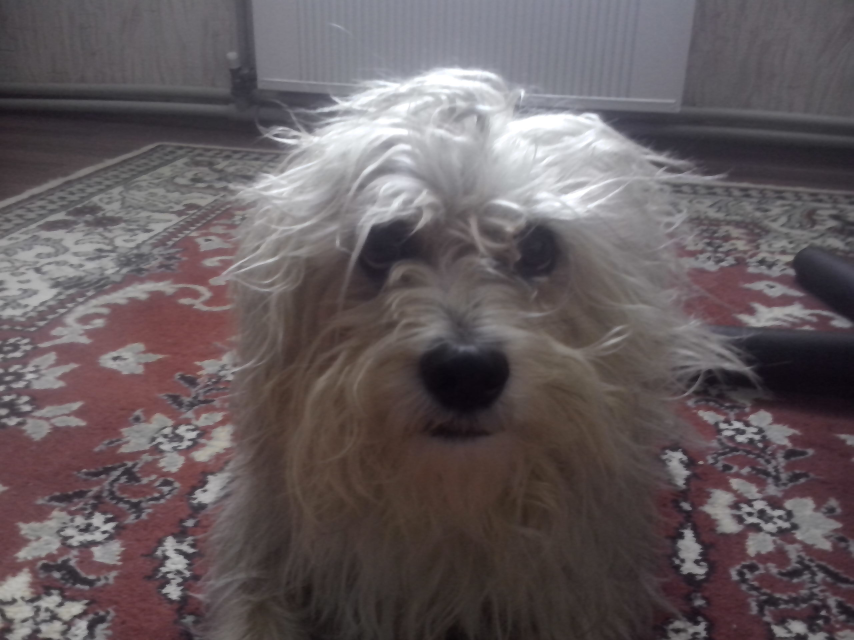
#> input picture Samples/2.jpg, 2560 x 1920 px (shown at 1/3 size); its folder holds only this picture in this run
$ python -i vision_agent.py   (imports and definitions only)
#> lines starting #> are read from the running program, lines starting #| are printed output that depends on the picture; after the words box and inside, x2 and y2 are one past the last pixel; in counts of white or black regions, pixels touching at a corner belong together
### utils/logger.py
"""Centralized logging setup for XStitch."""

import logging
import os
from logging.handlers import RotatingFileHandler

_LOG_DIR = os.path.join(os.path.dirname(os.path.dirname(__file__)), "logs")
_LOG_FILE = os.path.join(_LOG_DIR, "app.log")

_initialized = False


def get_logger(name: str) -> logging.Logger:
    """Return a named logger. Initializes handlers on first call."""
    global _initialized
    if not _initialized:
        _setup()
        _initialized = True
    return logging.getLogger(name)


def _setup() -> None:
    os.makedirs(_LOG_DIR, exist_ok=True)

    root = logging.getLogger()
    root.setLevel(logging.DEBUG)

    fmt = logging.Formatter(
        "%(asctime)s [%(levelname)-8s] %(name)s — %(message)s",
        datefmt="%Y-%m-%d %H:%M:%S",
    )


    fh = RotatingFileHandler(_LOG_FILE, maxBytes=5 * 1024 * 1024, backupCount=3, encoding="utf-8")
    fh.setLevel(logging.DEBUG)
    fh.setFormatter(fmt)


    ch = logging.StreamHandler()
    ch.setLevel(logging.INFO)
    ch.setFormatter(fmt)

    root.addHandler(fh)
    root.addHandler(ch)

### ai/vision_agent.py
"""Agent 2: Vision Analyst — PIL-based image metrics extractor."""

from __future__ import annotations

import numpy as np
from PIL import Image, ImageFilter
from utils.logger import get_logger

log = get_logger(__name__)


class VisionAgent:
    """
    Extracts visual metrics from the pattern image using PIL + numpy.
    No neural network required — fully portable.
    Returns a dict of metrics for use by the Llama optimizer.
    """

    def analyze_image(self, image_path: str) -> dict:
        """
        Analyzes the pattern image and returns visual metrics.

        Returns:
            dict with keys:
              fg_coverage_pct   — % of non-white pixels (foreground)
              unique_colors     — number of unique RGB colors
              mean_brightness   — average pixel brightness 0-255
              color_std         — std deviation of brightness (contrast)
              edge_density_pct  — % of pixels that are edges
              dominant_rgb      — most frequent color as [R,G,B]
              width, height     — image dimensions
        """
#> called with image_path = '../Samples/2.jpg'
        log.info("VisionAgent: analyzing image %s", image_path)
        try:
            img = Image.open(image_path).convert("RGB")
#> img is the input picture: PIL image 2560x1920 RGB; mean R, G, B 100, 91, 93.6
        except Exception as e:
            log.error("VisionAgent: cannot open image: %s", e)
            return self._empty_metrics()

        arr = np.array(img, dtype=np.uint8)
        h, w = arr.shape[:2]
#> h = 1920; w = 2560


        is_white = (arr[:, :, 0] > 240) & (arr[:, :, 1] > 240) & (arr[:, :, 2] > 240)
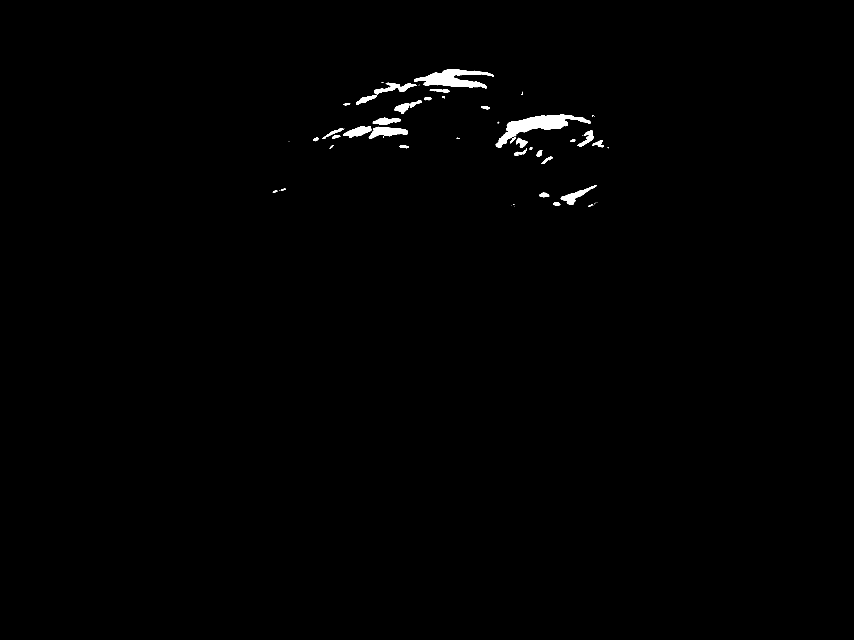
#> is_white: shape (1920, 2560) bool (shown at 1/3 size); 0.61% white; 62 white regions (27 under 20 px), largest, box (x1, y1, x2, y2) and area: (1487, 344, 1773, 444) 8461, (1243, 208, 1481, 266) 6528, (1106, 380, 1224, 416) 2302
        fg_pixels = int((~is_white).sum())
#> fg_pixels = 4885038
        total_pixels = h * w
#> total_pixels = 4915200
        fg_coverage_pct = round(fg_pixels / total_pixels * 100, 2)
#> fg_coverage_pct = 99.39


        pixels_flat = arr.reshape(-1, 3)

        packed = (pixels_flat[:, 0].astype(np.int32) * 65536
                  + pixels_flat[:, 1].astype(np.int32) * 256
                  + pixels_flat[:, 2].astype(np.int32))
        unique_packed, counts = np.unique(packed, return_counts=True)
        unique_colors = int(len(unique_packed))
#> unique_colors = 23100


        white_packed = 240 * 65536 + 240 * 256 + 240
        non_white_mask = unique_packed < white_packed
        if non_white_mask.any():
            best_idx = np.argmax(counts[non_white_mask])
#> best_idx = 2283
            best_packed = unique_packed[non_white_mask][best_idx]
#> best_packed = 3813936
            dominant_rgb = [
                int((best_packed >> 16) & 0xFF),
                int((best_packed >> 8) & 0xFF),
                int(best_packed & 0xFF),
            ]
#> dominant_rgb = [58, 50, 48]
        else:
            dominant_rgb = [128, 128, 128]


        gray = 0.299 * arr[:, :, 0] + 0.587 * arr[:, :, 1] + 0.114 * arr[:, :, 2]
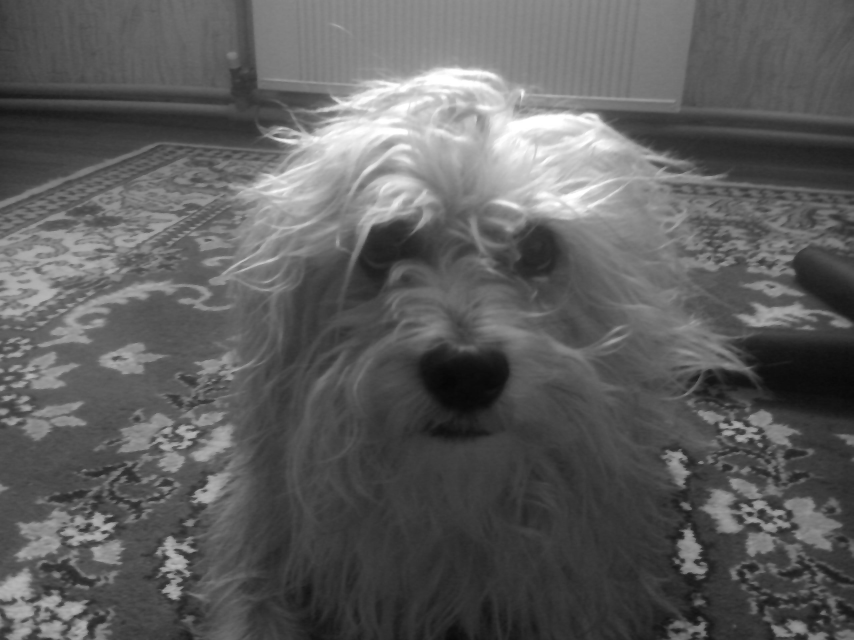
#> gray: shape (1920, 2560) float64 (shown at 1/3 size); min 5.7, max 255, mean 94
        mean_brightness = float(round(gray.mean(), 1))
#> mean_brightness = 94
        color_std = float(round(gray.std(), 1))
#> color_std = 44


        gray_img = img.convert("L")
        edges = gray_img.filter(ImageFilter.FIND_EDGES)
        edge_arr = np.array(edges)
        edge_pixels = int((edge_arr > 30).sum())
#> edge_pixels = 40930
        edge_density_pct = round(edge_pixels / total_pixels * 100, 2)
#> edge_density_pct = 0.83

        metrics = {
            "fg_coverage_pct": fg_coverage_pct,
            "unique_colors": unique_colors,
            "mean_brightness": mean_brightness,
            "color_std": color_std,
            "edge_density_pct": edge_density_pct,
            "dominant_rgb": dominant_rgb,
            "width": w,
            "height": h,
        }
#> metrics = {'fg_coverage_pct': 99.39, 'unique_colors': 23100, 'mean_brightness': 94, 'color_std': 44, 'edge_density_pct': 0.83, 'dominant_rgb': [58, 50, 48], 'width': 2560, 'height': 1920}

        log.info(
            "VisionAgent: fg=%.1f%% colors=%d brightness=%.0f std=%.1f edges=%.1f%%",
            fg_coverage_pct, unique_colors, mean_brightness, color_std, edge_density_pct
        )
        return metrics

    @staticmethod
    def _empty_metrics() -> dict:
        return {
            "fg_coverage_pct": 0.0,
            "unique_colors": 0,
            "mean_brightness": 128.0,
            "color_std": 0.0,
            "edge_density_pct": 0.0,
            "dominant_rgb": [128, 128, 128],
            "width": 0,
            "height": 0,
        }

>>> result = VisionAgent().analyze_image('../Samples/2.jpg')
#> result has the same summary as metrics in analyze_image
